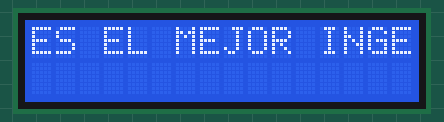
This sketch was run on a simulated Arduino Uno, built with avr-gcc and run on an emulated ATmega328P. Parts: 16×2 character LCD.

Above: at 0.1 s.
At 0.8 s:
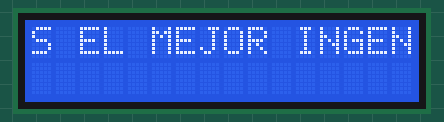
At 1.4 s:
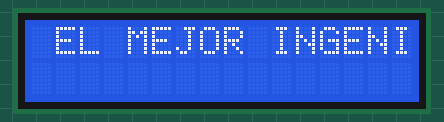
At 2.0 s:
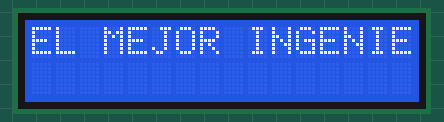
At 2.6 s:
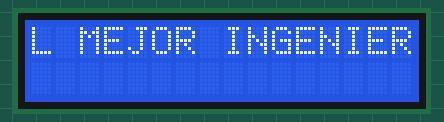
At 3.2 s:
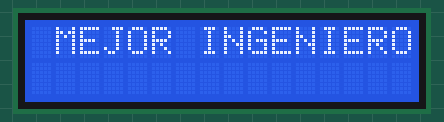

The sketch:

MENSAJE.ino
```cpp
#include <Wire.h>
#include <LiquidCrystal_I2C.h>

LiquidCrystal_I2C lcd(0x27, 16, 2);  // Cambia a la dirección que encontraste

String mensaje = "ES EL MEJOR INGENIERO";
int scrollPos = 0;

void setup() {
  lcd.init();
  lcd.backlight();
}

void loop() {
  lcd.clear();
  lcd.setCursor(0, 0);
  lcd.print(mensaje.substring(scrollPos, scrollPos + 16));
  scrollPos++;
  if (scrollPos > mensaje.length() - 16) {
    scrollPos = 0;
    delay(2000);  // Pausa al final del mensaje
  }
  delay(600);  // Velocidad del scroll
}
```

Measured:
- by itself, everything shown: repeats every 5.7 s, in 6 steps
- what the display in image 1 shows lasts 0.6 s, from 0.7 s to 1.3 s
- what the display in image 5 shows lasts 2.6 s, from 3.2 s to 5.8 s
